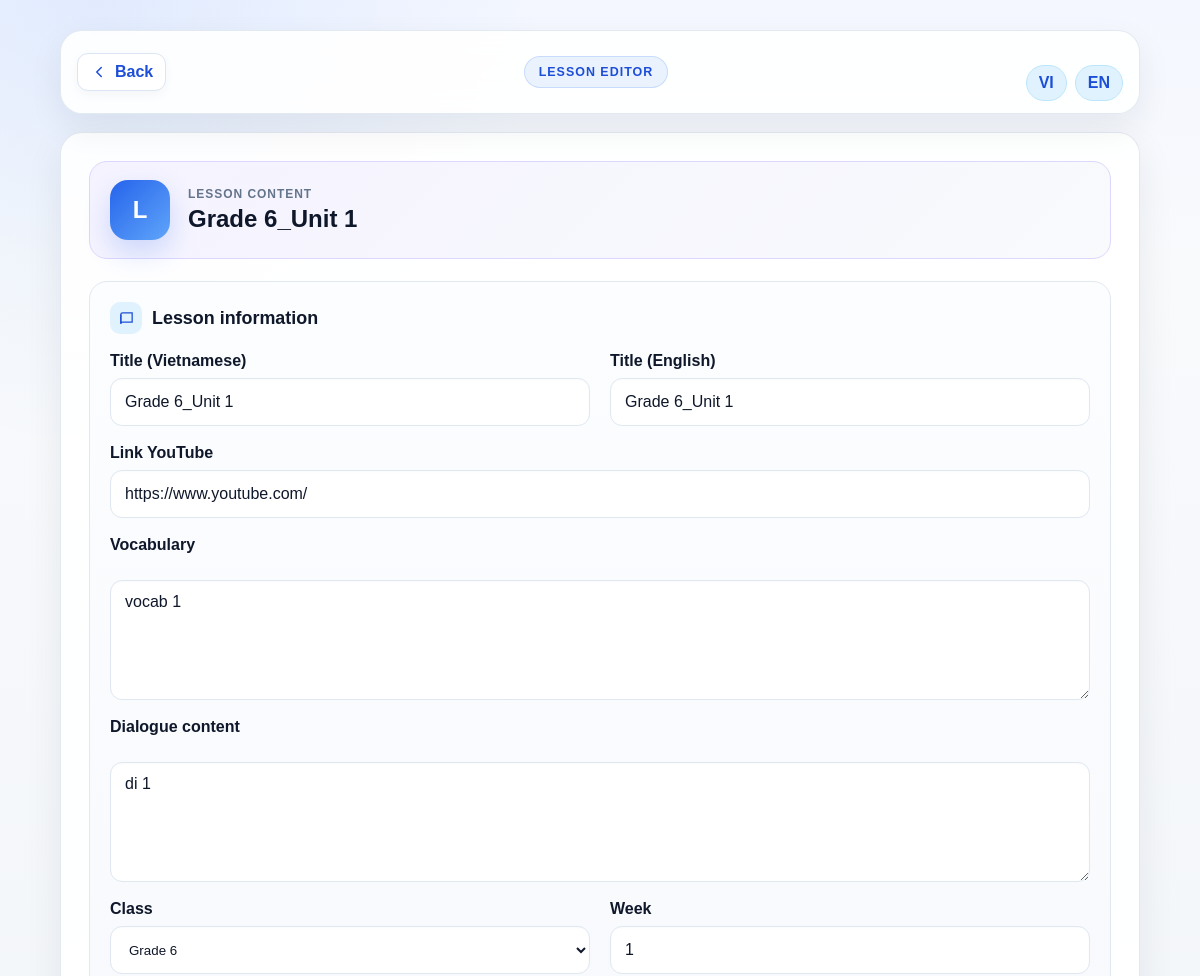
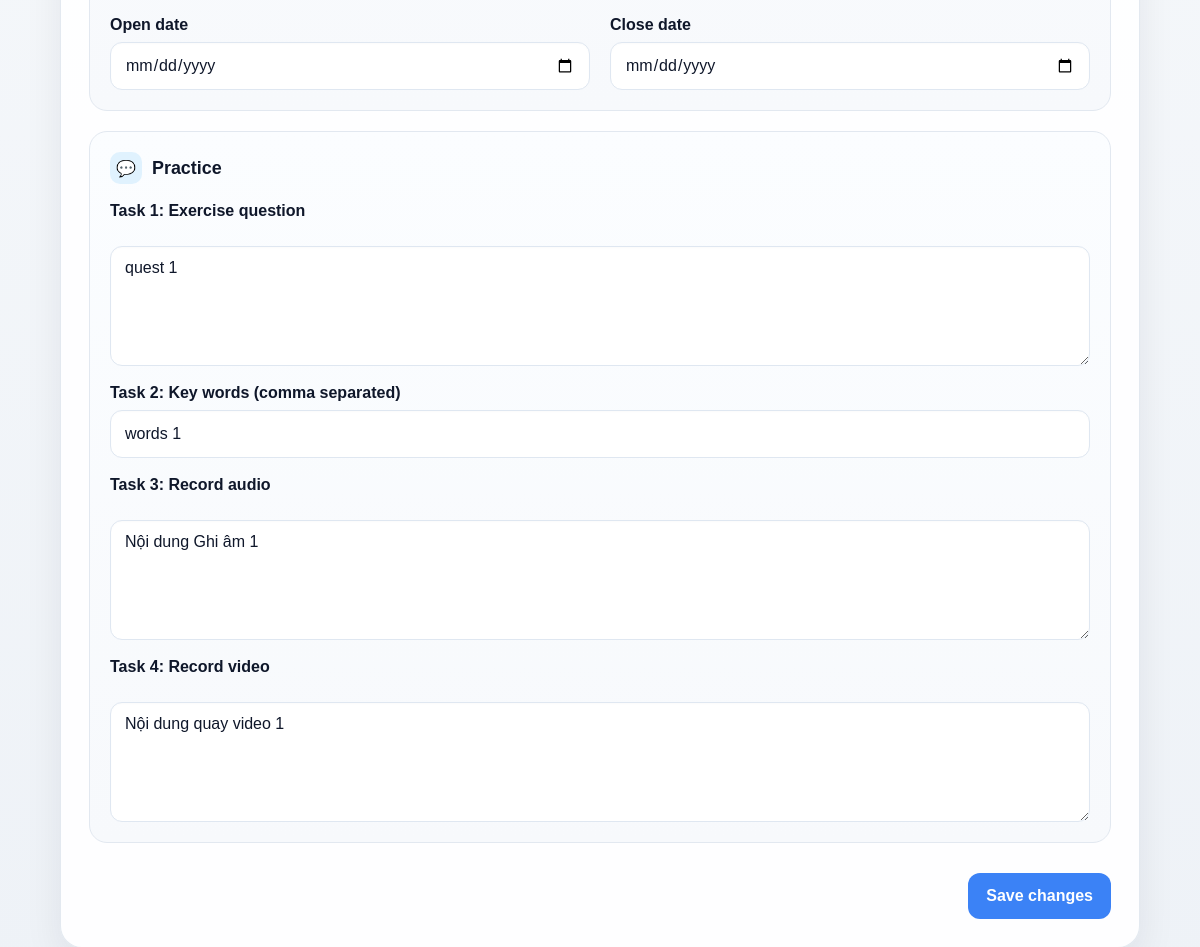
/teacher/lesson/1 (signed in), run on the app's committed database (2 pictures, top to bottom).
### tables this page shows
CREATE TABLE lessons (
                id INTEGER PRIMARY KEY AUTOINCREMENT,
                title_en TEXT NOT NULL,
                title_vi TEXT NOT NULL,
                level TEXT NOT NULL,
                class_level INTEGER DEFAULT 6,
                topic_en TEXT NOT NULL,
                topic_vi TEXT NOT NULL,
                goal_en TEXT NOT NULL,
                goal_vi TEXT NOT NULL,
                video_url TEXT,
                vocabulary TEXT,
                dialogue TEXT,
                sample_question TEXT,
                speaking_question TEXT,
                expected_answer TEXT,
                sentence_words TEXT,
                exercise_text_vi TEXT,
                exercise_text_en TEXT,
                task_3_text TEXT,
                task_4_text TEXT,
                week_number INTEGER DEFAULT 1,
                open_date TEXT,
                close_date TEXT,
                created_at TEXT DEFAULT CURRENT_TIMESTAMP
            );

### app.py (the view, shortened to what this page needs)
@app.route('/teacher/lesson/<int:lesson_id>', methods=['GET', 'POST'])
def teacher_edit_lesson(lesson_id):
    user = require_login()
    if not user or user['role'] != 'teacher':
        return redirect(url_for('login'))
    conn = get_db()
    lesson = conn.execute('SELECT * FROM lessons WHERE id = ?', (lesson_id,)).fetchone()
    if not lesson:
        conn.close()
        abort(404)
    lesson_data = dict(lesson)
    data = dict(lesson_data)
    conn.close()
    return render_template('teacher_lesson_edit.html', user=user, lesson=data)

### app.py (called while the page is built)
def is_headteacher(user):
    if not user:
        return False
    user_fields = set(user.keys()) if hasattr(user, 'keys') else set(user)
    user_id = user['id'] if 'id' in user_fields else None
    role = str(user['role'] if 'role' in user_fields else '').strip().lower()
    if role != 'teacher':
        return False
    if (
        user_id is not None
        and has_request_context()
        and session.get('headteacher_claim_user_id') == user_id
    ):
        return session.get('headteacher_user_id') == user_id
    username = user['username'] if 'username' in user_fields else ''
    return normalize_username(username) == 'huynt'

@app.context_processor
def inject_headteacher_navigation():
    current_user = require_login()
    return {'is_headteacher': is_headteacher(current_user)}

def get_db():
    conn = sqlite3.connect(DATA_FILE, timeout=30)
    conn.execute('PRAGMA busy_timeout = 30000')
    conn.row_factory = sqlite3.Row
    return conn

@app.context_processor
def inject_i18n():
    lang = session.get('lang', 'en') or 'en'
    return {
        'lang': lang,
        't': lambda key: TRANSLATIONS.get(lang, TRANSLATIONS['en']).get(key, key),
    }

def require_login():
    user_id = session.get('user_id')
    if not user_id:
        return None
    conn = get_db()
    user = conn.execute('SELECT * FROM users WHERE id = ?', (user_id,)).fetchone()
    conn.close()
    return user

### templates/teacher_lesson_edit.html (shortened to what this page needs)
<!DOCTYPE html>
<html lang="en">
<head>
    <link rel="stylesheet" href="{{ url_for('static', filename='css/styles.css') }}">
</head>
<body class="editor-page unified-page premium-page">
    <div class="page-shell small-shell">
        <header class="editor-header">
            <a href="{{ url_for('teacher_lessons') }}" class="back-link"><svg viewBox="0 0 24 24" width="18" height="18" fill="none" stroke="currentColor" stroke-width="2" stroke-linecap="round" stroke-linejoin="round" aria-hidden="true"><path d="m15 18-6-6 6-6"></path></svg><span>Back</span></a>
            <span class="header-badge">Lesson Editor</span>
            <div class="language-switcher sidebar-lang">
                <button type="button" data-lang="vi" class="lang-btn {% if lang == 'vi' %}active{% endif %}">VI</button>
                <button type="button" data-lang="en" class="lang-btn {% if lang == 'en' %}active{% endif %}">EN</button>
            </div>
        </header>
        <div class="editor-panel lesson-editor-panel">
            <div class="editor-topcard accent-soft-purple">
                <div class="avatar">L</div>
                <div>
                    <p class="eyebrow">Lesson content</p>
                    <h2>{{ lesson.title_en or lesson.title_vi or 'Lesson' }}</h2>
                </div>
            </div>
            <form method="POST" class="editor-form" id="lesson-editor-form">
                <div class="form-section">
                    <div class="section-title">
                        <span class="section-icon"><svg viewBox="0 0 24 24" width="17" height="17" fill="none" stroke="currentColor" stroke-width="1.8"><path d="M4 19.5A2.5 2.5 0 0 1 6.5 17H20V4H6.5A2.5 2.5 0 0 0 4 6.5z"></path><path d="M4 6.5v13"></path></svg></span>
                        <h3>Lesson information</h3>
                    </div>
                    <div class="form-grid">
                        <div class="field-group">
                            <label for="title_vi">Title (Vietnamese)</label>
                            <input id="title_vi" class="form-control" name="title_vi" type="text" value="{{ lesson.title_vi }}">
                        </div>
                        <div class="field-group">
                            <label for="title_en">Title (English)</label>
                            <input id="title_en" class="form-control" name="title_en" type="text" value="{{ lesson.title_en }}">
                        </div>
                        <div class="field-group full-width">
                            <label for="video_url">Link YouTube</label>
                            <input id="video_url" class="form-control" name="video_url" type="text" value="{{ lesson.video_url or '' }}">
                        </div>
                        <div class="field-group full-width">
                            <label for="vocabulary">Vocabulary</label>
                            <textarea id="vocabulary" class="form-control" name="vocabulary" rows="2">{{ lesson.vocabulary or '' }}</textarea>
                        </div>
                        <div class="field-group full-width">
                            <label for="dialogue">Dialogue content</label>
                            <textarea id="dialogue" class="form-control" name="dialogue" rows="4">{{ lesson.dialogue or '' }}</textarea>
                        </div>
                        <div class="field-group">
                            <label for="class_level">Class</label>
                            <select id="class_level" class="form-control" name="class_level">
                                <option value="6" {% if (lesson.class_level or '6') == '6' %}selected{% endif %}>Grade 6</option>
                            </select>
                        </div>
                        <div class="field-group">
                            <label for="week_number">Week</label>
                            <input id="week_number" class="form-control" name="week_number" type="number" min="1" value="{{ lesson.week_number or 1 }}">
                        </div>
                        <div class="field-group">
                            <label for="open_date">Open date</label>
                            <input id="open_date" class="form-control" name="open_date" type="date" value="{{ lesson.open_date or '' }}">
                        </div>
                        <div class="field-group">
                            <label for="close_date">Close date</label>
                            <input id="close_date" class="form-control" name="close_date" type="date" min="{{ lesson.open_date or '' }}" value="{{ lesson.close_date or '' }}">
                        </div>
                    </div>
                </div>
                <div class="form-section">
                    <div class="section-title">
                        <span class="section-icon">💬</span>
                        <h3>Practice</h3>
                    </div>
                    <div class="form-grid">
                        <div class="field-group full-width">
                            <label for="sample_question">Task 1: Exercise question</label>
                            <textarea id="sample_question" class="form-control" name="sample_question" rows="3">{{ lesson.sample_question or '' }}</textarea>
                        </div>
                        <div class="field-group full-width">
                            <label for="sentence_words">Task 2: Key words (comma separated)</label>
                            <input id="sentence_words" class="form-control" name="sentence_words" type="text" value="{{ lesson.sentence_words or '' }}">
                        </div>
                        <div class="field-group full-width">
                            <label for="task_3_text">Task 3: Record audio</label>
                            <textarea id="task_3_text" class="form-control" name="task_3_text" rows="3">{{ lesson.task_3_text or 'Ghi âm lại giới thiệu về bản thân. (Tối đa file ghi âm là 1 phút)' }}</textarea>
                        </div>
                        <div class="field-group full-width">
                            <label for="task_4_text">Task 4: Record video</label>
                            <textarea id="task_4_text" class="form-control" name="task_4_text" rows="3">{{ lesson.task_4_text or 'Quay video ngắn cuộc hội thoại giới thiệu về người bạn mới. (Video có độ dài tối đa là 30 giây)' }}</textarea>
                        </div>
                    </div>
                </div>
                <div class="section-actions">
                    <button class="primary-btn" type="submit">Save changes</button>
                </div>
            </form>
        </div>
    </div>
</body>
</html>

### data on the page
lessons: title_en "Grade 6_Unit 1", title_vi "Grade 6_Unit 1", video_url "https://www.youtube.com/", vocabulary "vocab 1", dialogue "di 1", week_number "1", sample_question "quest 1", sentence_words "words 1", task_3_text "Nội dung Ghi âm 1", task_4_text "Nội dung quay video 1"
